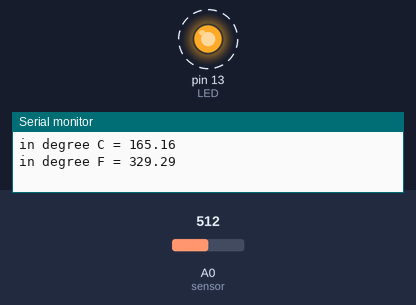
This sketch was run on a simulated Arduino Uno, built with avr-gcc and run on an emulated ATmega328P. On the bench: output pins drawn as LEDs (lit = HIGH), the last lines printed to the serial monitor. Dashed ring = blinking. The test bench sets the inputs (shaded band); at power-on: A0 (sensor) = 512.

Above: at 1.7 s.
1.8 s: A0 (sensor) set to 127
5.3 s: A0 (sensor) set to 112
At 6.0 s:
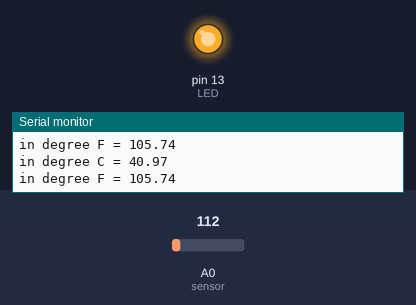
8.0 s: A0 (sensor) set to 122
At 10.1 s:
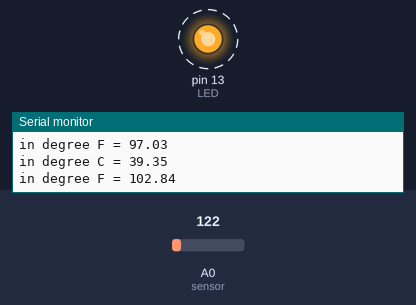
14.0 s: A0 (sensor) set to 90
At 14.9 s:
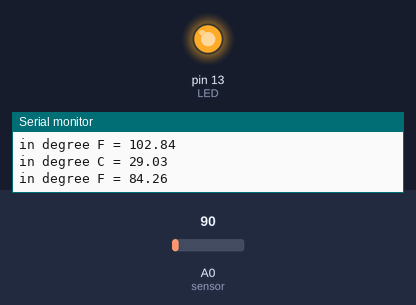
Timing chart, 0 to 17.0 s (numbered marks = the images above; inputs shaded):
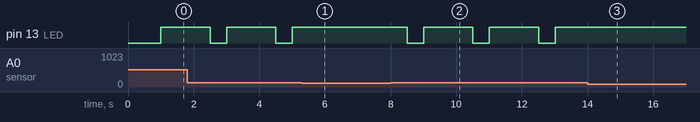

The sketch:

Temp.ino
```cpp
const int sensor = A0;
float tempe;
float tempf;
float vout;
int LED = 13;

void setup()
{
  pinMode(sensor, INPUT);
  Serial.begin(9600);
  delay(500);
  pinMode(LED,OUTPUT);
}

void loop()
{
  vout = analogRead(sensor);
  vout = (vout*330)/1023;
  tempe = vout;
  tempf = (vout*1.8)+32;
  Serial.print("in degree C = ");
  Serial.print(tempe);
  Serial.print('\n');
  Serial.print("in degree F = ");
  Serial.print(tempf);
  Serial.print('\n');
  if (tempf > 100.0)
  {
    digitalWrite(LED,LOW);
    delay(500);
    digitalWrite(LED,HIGH);
    delay(500);
  }
  delay(1000);
}
```

Measured:
- the behaviour switches between 118 and 117 on A0 (sensor) (found by bisection; images 0 and 1)
- after the input at 5.3 s, pin 13 (LED): stays HIGH (without the input it goes to LOW after 1.2 s)
- after the input at 8.0 s, pin 13 (LED): alternates HIGH for 1.5 s and LOW for 0.50 s, starting after 0.51 s
- after the input at 14.0 s, pin 13 (LED): stops changing and stays HIGH
- by itself, pin 13 (LED): alternates HIGH for 1.5 s and LOW for 0.50 s
